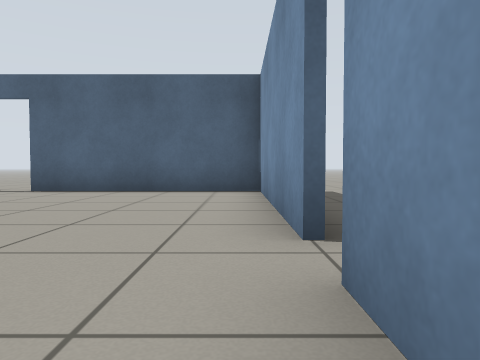
View 1 (above)

24 first-person views from a walk through a world built for the Gazebo simulator. The camera is 0.5 m above the floor, tilts 2° down and sees 70° across. The floor is counted in squares, 1 m on a side. Each view is taken from the middle of a square. On the plan, view 1 faces up. The plan holds only what a view shows up to about 9 squares ahead; the rest is blank. Simple patterns stand in for the simulator's built-in surfaces.

View 2
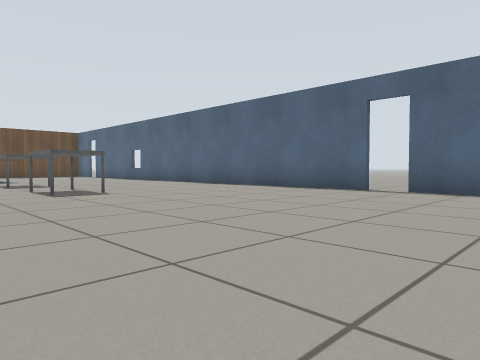

View 3
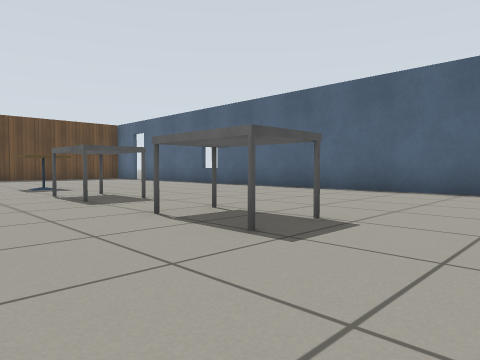

View 4
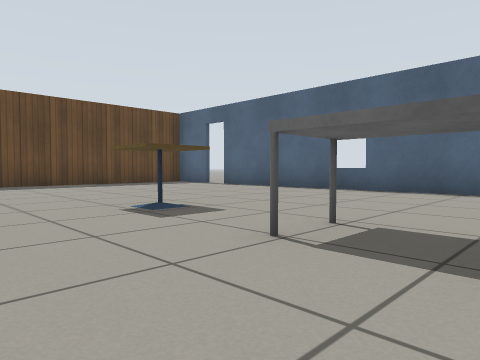

View 5
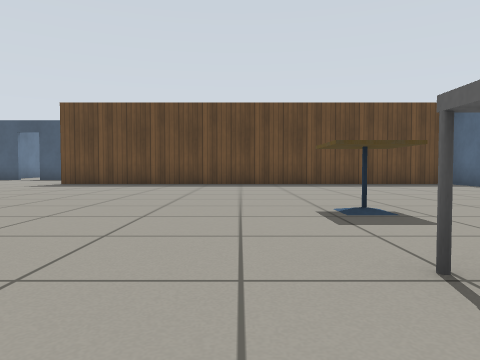

View 6
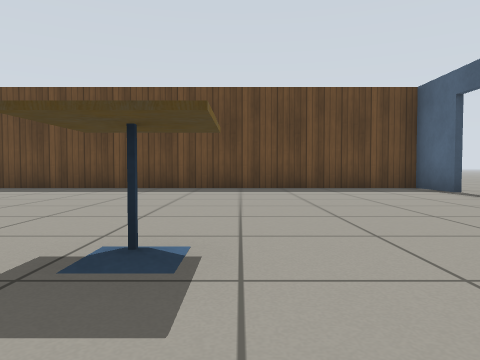

View 7
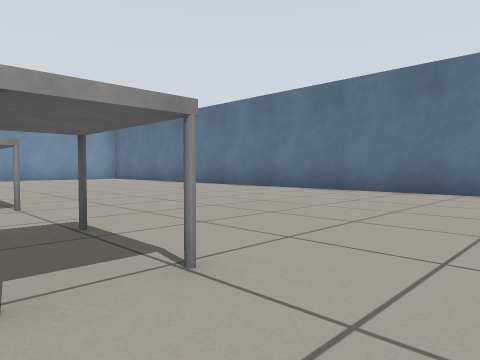

View 8
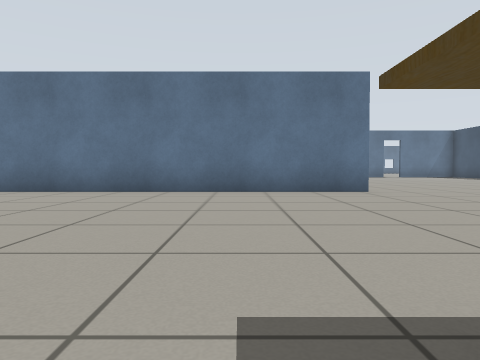

View 9
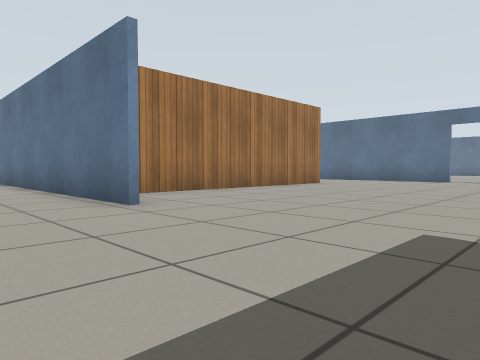

View 10
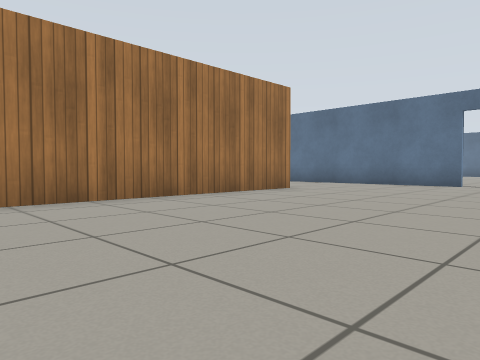

View 11
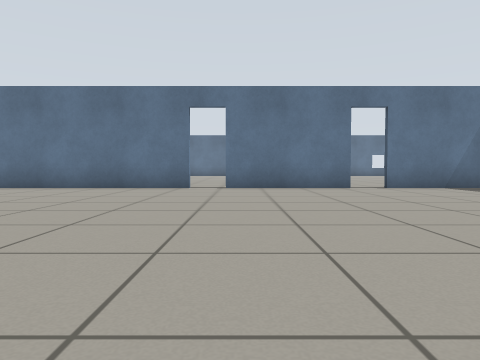

View 12
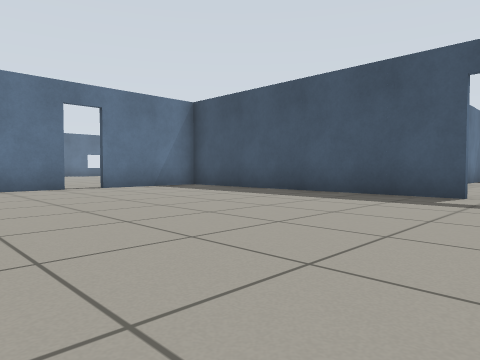

View 13
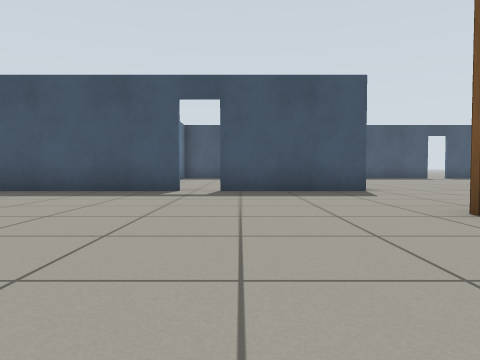

View 14
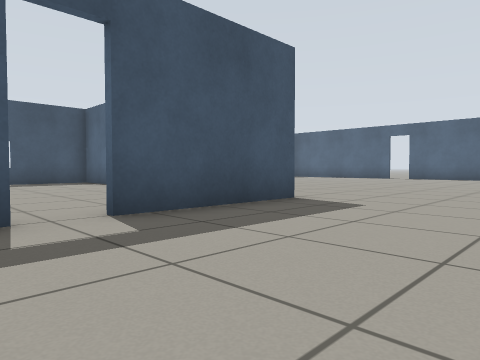

View 15
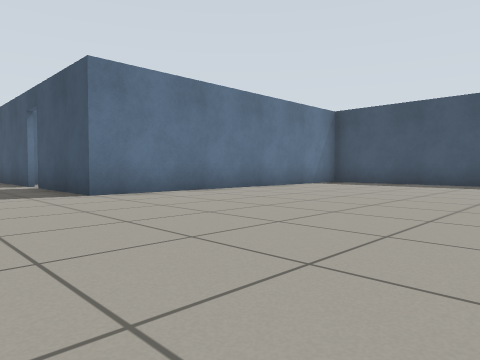

View 16
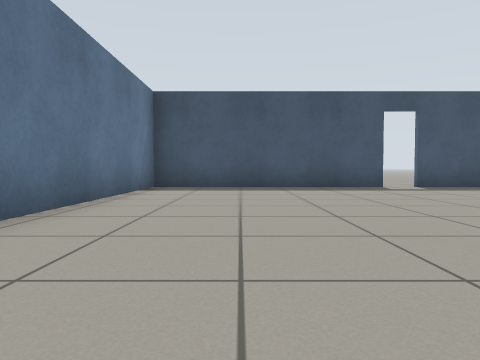

View 17
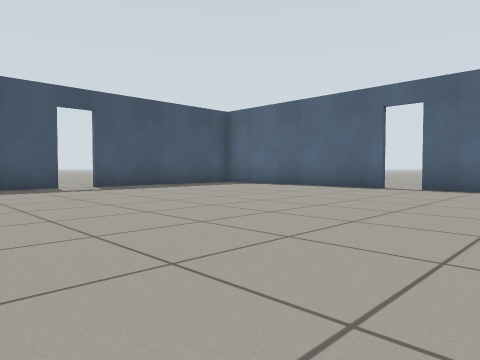

View 18
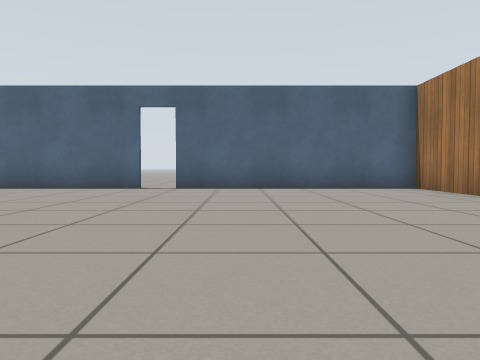

View 19
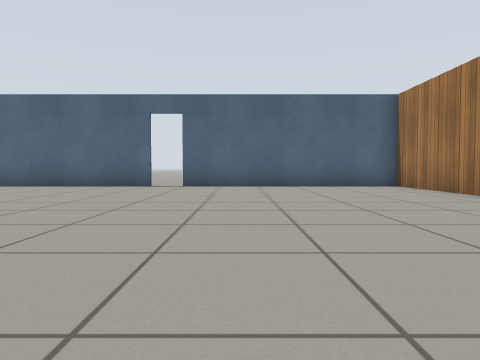

View 20
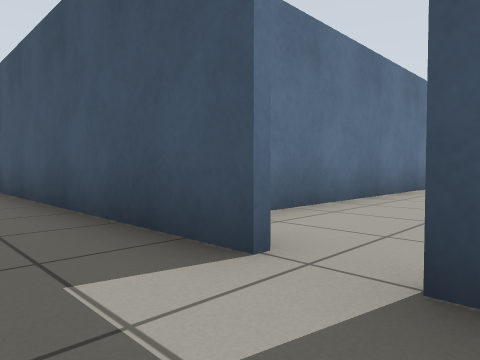

View 21
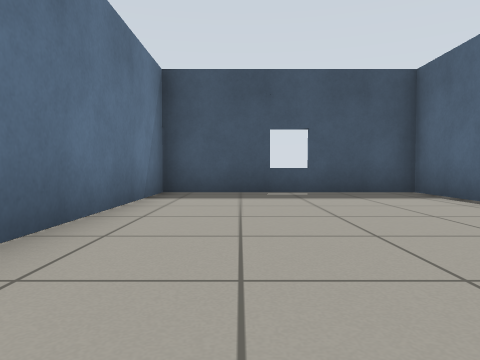

View 22
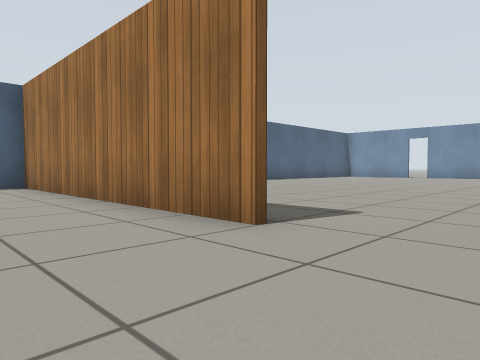

View 23
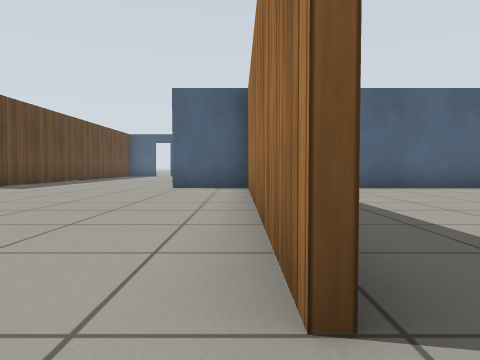

View 24
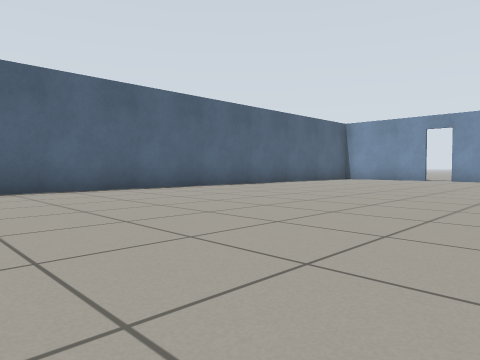

### Floor plan
Points are (right, up) in squares from view 1. A wall is a line through its corners. A room is listed if a view was taken in it or the views show most of it. See-through windows are left out.
Room 1 (views 1, 2, 3, 4, 5, 6, 7, 8, 9, 10, 11, 12, 13, 14, 20, 22, 23, 24)
walls: (-8.8, -4.4) (-13, -4.4); (-17.8, -4.2) (-9.4, -4.2); (-15.8, -12) (-15.8, -4.4) (-17.8, -4.4); (-18.9, -15.5) (-14, -15.5); (0.4, 0.5) (0.4, 1.5); (-5.4, 7.4) (-17.4, 7.4); (0.4, 2.2) (0.4, 7.4) (-4.6, 7.4); (-26.4, -4.2) (-26.4, -7.5); (-26.4, -8.2) (-26.4, -15.2); (-22.8, -15.5) (-19.6, -15.5); (-21, 7.4) (-23, 7.4); (-22.6, 7.5) (-22.6, -3); (-26, -15.5) (-23.6, -15.5)
ways out: opening at (-24.5, -4.5) to room 2; open door at (-26.5, -8) to room 3; open door at (-23, -15.5); open door at (-20.5, 7.5); open door at (-19, -15.5); open door at (-5, 7.5); open door at (0.5, 2)
objects: cafe table (-16, 2) to (-16, 3); other object (-13, 2) to (-12, 3); other object (-10, 2) to (-9, 3)
Room 2 (views 15, 16, 17, 18, 19)
walls: (-35, 1.9) (-35, -4.2) (-26.4, -4.2); (-29.4, 7.4) (-32.9, 7.4); (-35, 4.4) (-35, 2.6); (-22.7, 4.1) (-22.7, 7.5); (-23, 7.4) (-28.6, 7.4)
ways out: opening at (-24.5, -4.5) to room 1; open door at (-35, 2); open door at (-29, 7.5)
Room 3 (view 21)
walls: (-33.1, -4.4) (-35, -4.4) (-35, -9.6) (-28, -9.6)
ways out: open door at (-26.5, -8) to room 1

Positions as (right, up) in squares from view 1, and headings:
1: (0, 0), facing up
2: (-2, 0), facing up-left
3: (-7, 0), facing up-left
4: (-12, 0), facing up-left
5: (-12, 1), facing left
6: (-14, 3), facing left
7: (-15, 3), facing down-right
8: (-15, 3), facing down
9: (-22, -2), facing down-right
10: (-21, -5), facing down-right
11: (-20, -7), facing down
12: (-20, -7), facing down-left
13: (-19, -7), facing left
14: (-23, -9), facing up-left
15: (-24, 2), facing down-left
16: (-26, -2), facing left
17: (-26, -1), facing up-left
18: (-27, -1), facing up
19: (-27, -2), facing up
20: (-25, -7), facing down-left
21: (-28, -8), facing left
22: (-18, -14), facing up-right
23: (-16, -13), facing up
24: (-14, -12), facing up-right
